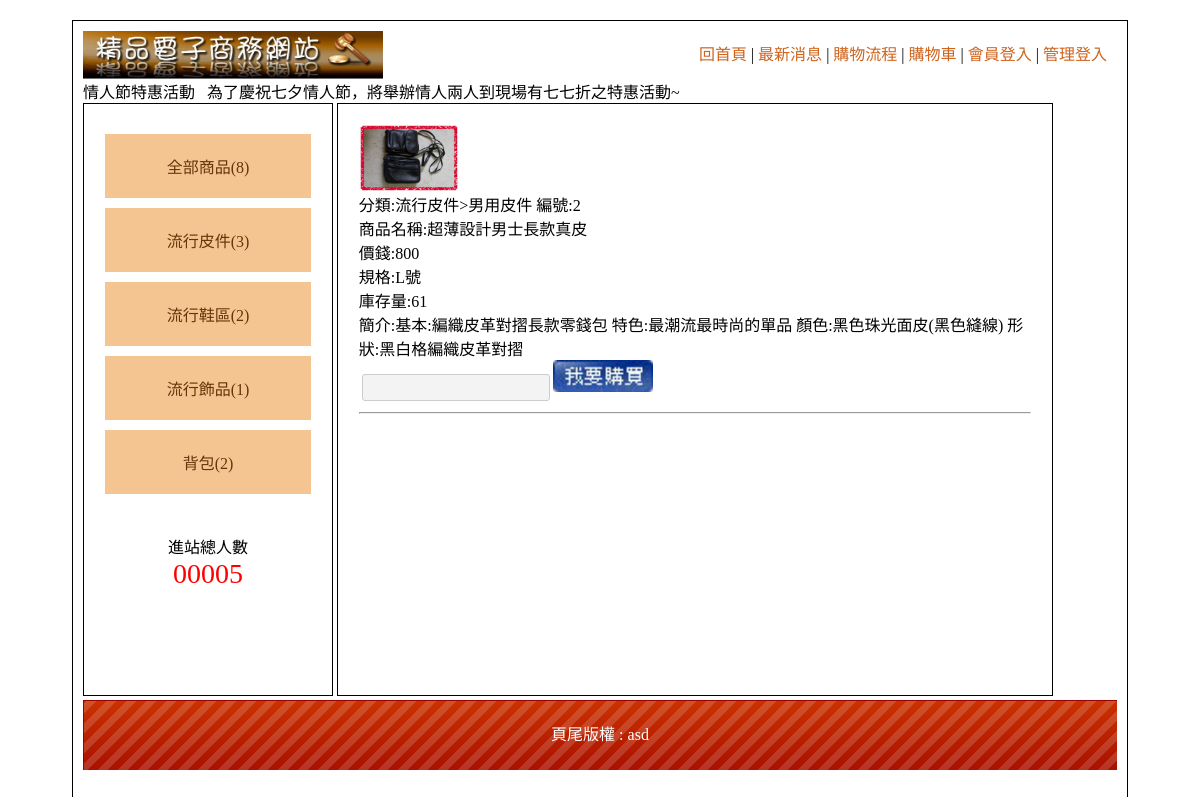
The page /?i=2 on the database its author committed.
### tables this page shows
CREATE TABLE `cat` (
  `id` int(11) NOT NULL,
  `name` text NOT NULL,
  `parent` int(11) NOT NULL
);

CREATE TABLE `item` (
  `id` int(11) NOT NULL,
  `name` text NOT NULL,
  `price` int(11) NOT NULL,
  `file` text NOT NULL,
  `c1` int(11) NOT NULL,
  `c2` int(11) NOT NULL,
  `qt` int(11) NOT NULL,
  `type` text NOT NULL,
  `text` text NOT NULL,
  `sell` int(11) NOT NULL
);

CREATE TABLE `foot` (
  `foot` text NOT NULL
);

### sql.php (called while the page is built, shortened)
<?php
    $pdo = new PDO("mysql:host=localhost;dbname=dbxx4;charset=utf8", "root", "");
    function All($sql)
    {
        global $pdo;
        return $pdo->query($sql)->fetchAll();
    }
    $foot = All("select * from foot")[0][0];
?>

### index.php (the view, shortened to what this page needs)
<!DOCTYPE html PUBLIC "-//W3C//DTD XHTML 1.0 Transitional//EN" "http://www.w3.org/TR/xhtml1/DTD/xhtml1-transitional.dtd">
<html xmlns="http://www.w3.org/1999/xhtml"><head><meta http-equiv="Content-Type" content="text/html; charset=UTF-8">
<?php
        include("sql.php");
?>
<link href="./home_files/css.css" rel="stylesheet" type="text/css">
</head>
<body>
	<div id="main">
    	<div id="top">
        	<a href="?">
            	<img src="./home_files/0416.jpg" width="300px">
            </a>
                        <div style="padding:10px; float:right">
                <a href="?">回首頁</a> |
                <a href="?do=news">最新消息</a> |
                <a href="?do=look">購物流程</a> |
                <a href="?do=buycart">購物車</a> |
                <a href="<?=(empty($_SESSION))?"?do=login":"api.php?do=out"?>"><?=(empty($_SESSION))?"會員登入":"登出"?></a> |
                                <a href="?do=ain">管理登入</a>
           </div>
           <marquee>情人節特惠活動 &nbsp; 為了慶祝七夕情人節，將舉辦情人兩人到現場有七七折之特惠活動~ </marquee>        </div>
        <div id="left" class="ct">
        	<div style="min-height:400px;">
                <div class='ww'><a href='?c=0'>全部商品(<?=( count( All("select * from item where sell = 1") ))?>)</a></div>
                <?php
                    $result = All("select * from cat where parent = 0");
                    foreach($result as $row)
                    {
                            $c = count(All("select * from item where c1 = '".$row["id"]."'"));
                            echo "<div class='ww'><a href='?c=".$row["id"]."'>".$row["name"]."(".$c.")</a>";
                            echo "</div>";
                    }
                ?>
        	            </div>
                        <span>
            	<div>進站總人數</div>
                <div style="color:#f00; font-size:28px;">
                	00005                </div>
            </span>
                    </div>
        <div id="right" style="overflow-y:scroll; height:500px">
                <?php
                    $p = "main";
                    if($p == "look")	echo "<img src='img/0401.jpg'>";
                    elseif($p == "news") echo "最新消息<br>年終特賣會開跑了<br>情人節特惠活動";
                    else include($p.".php");
                ?>
        	        </div>
        <div id="bottom" style="line-height:70px;background:url(icon/bot.png); color:#FFF;" class="ct">
        	頁尾版權 : <?=$foot?></div>
    </div>
</body></html>

### main.php (shortened to what this page needs)
<?php
    if(!empty($_GET["i"]))
    {
        $row = All("select * from item where id = '".$_GET["i"]."'")[0];
        $c1 = All("select name from cat where id = '".$row["c1"]."'")[0][0];
        $c2 = All("select name from cat where id = '".$row["c2"]."'")[0][0];
        ?>
        <img src="img/<?=$row["file"]?>" width="100px"><br>
        分類:<?=$c1.">".$c2?>
                編號:<?=$row["id"]?><br>
                商品名稱:<?=$row["name"]?><br>
                價錢:<?=$row["price"]?><br>
                規格:<?=$row["type"]?><br>
                庫存量:<?=$row["qt"]?><br>
                簡介:<?=$row["text"]?><br>
                <input type="text" name="qt" id="qt"><img src="img/0402.jpg" width="100px" onclick="buy()"><br>
                <hr>
        <?php
    }
?>

### home_files/css.css (style rules this page uses)
body { font-family:"微軟正黑體"; }
#main { width:1034px; padding:10px; margin:20px auto 20px auto; border:#000 solid 1px; min-height:768px; }
#top a { color:#CE631C; text-decoration:none; }
#left { display:inline-block; width:20%; padding:2%; min-height:550px; vertical-align:top; border:#000 1px solid; }
#left a { display:block; padding:20px 5px 20px 5px; text-decoration:none; background:#F4C591; margin:10px auto 10px auto; color:#65350A; }
.ct { text-align:center; }
#right { display:inline-block; width:65%; padding:2%; min-height:550px; border:#000 1px solid; }
#bottom { height:70px; background:url(icon/bot.png); background-size:cover; }
input[type=text],input[type=password],input[type=submit],button,.button,input[type=reset],input[type=button],select，textarea,input[type=number] { background:#F3F3F3; border:#CCC 1px solid; border-radius:3px; padding:5px 8px 5px 8px; text-decoration:none; margin:3px; color:#333; }
input[type=text],input[type=password] { width:170px; }

### rows shown on the page
cat: name "流行皮件", c "3"
cat: name "流行鞋區", c "2"
cat: name "流行飾品", c "1"
cat: name "背包", c "2"
item: file (picture), c1.name "流行皮件", c2.name "男用皮件", id "2", name "超薄設計男士長款真皮", price "800", type "L號", qt "61", text "基本:編織皮革對摺長款零錢包 特色:最潮流最時尚的單品 顏色:黑色珠光面皮(黑色縫線) 形狀:黑白格編織皮革對摺"
foot: foot "asd"

### other values the page prints
count( All("select * from item where sell = 1") ) "8"
